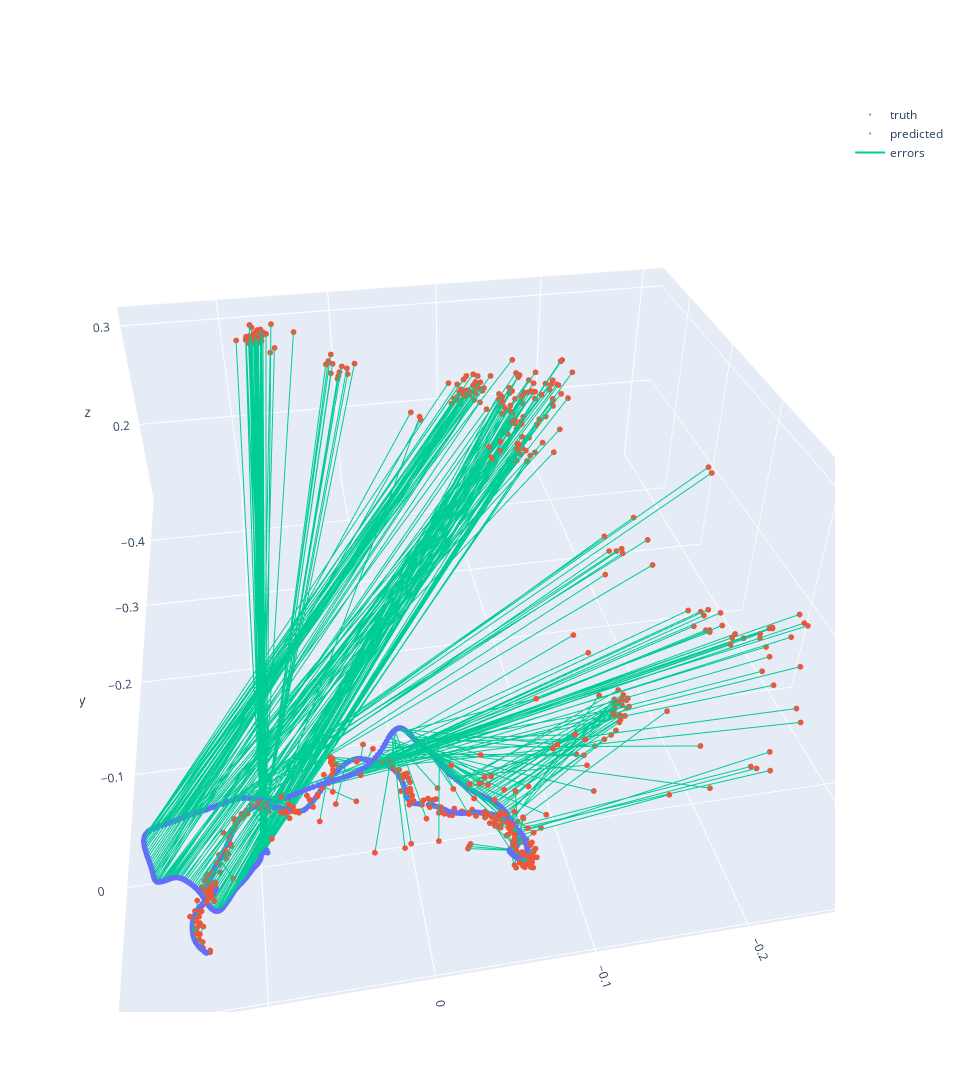

Write notebook code for a chart like this one.
### Code cell
plot_trajectories(np.array(gt_poses)[:, 3, :3], np.array(poses)[:, 3, :3])

### Figure 1 — Plotly figure (JSON) as saved in the notebook; plotly's stock layout.template omitted (floating-point values rounded to 4 significant figures; data arrays with more than 128 entries replaced by an {"elided": "..."} marker saying what was removed)
{"data": [{"marker": {"size": 2}, "mode": "markers", "name": "truth", "type": "scatter3d", "x": {"elided": "573 float values"}, "y": {"elided": "573 float values"}, "z": {"elided": "573 float values"}}, {"marker": {"size": 2}, "mode": "markers", "name": "predicted", "type": "scatter3d", "x": {"elided": "573 float values"}, "y": {"elided": "573 float values"}, "z": {"elided": "573 float values"}}, {"mode": "lines", "name": "errors", "type": "scatter3d", "x": {"elided": "1719 float values"}, "y": {"elided": "1719 float values"}, "z": {"elided": "1719 float values"}}], "layout": {"height": 1280, "scene": {"aspectmode": "auto", "aspectratio": {"x": 1.302, "y": 1.475, "z": 0.5209}, "camera": {"center": {"x": 0, "y": 0, "z": 0}, "eye": {"x": 0.3215, "y": 1.725, "z": 1.269}, "projection": {"type": "perspective"}, "up": {"x": 0, "y": 0, "z": 1}}}, "width": 960}}
